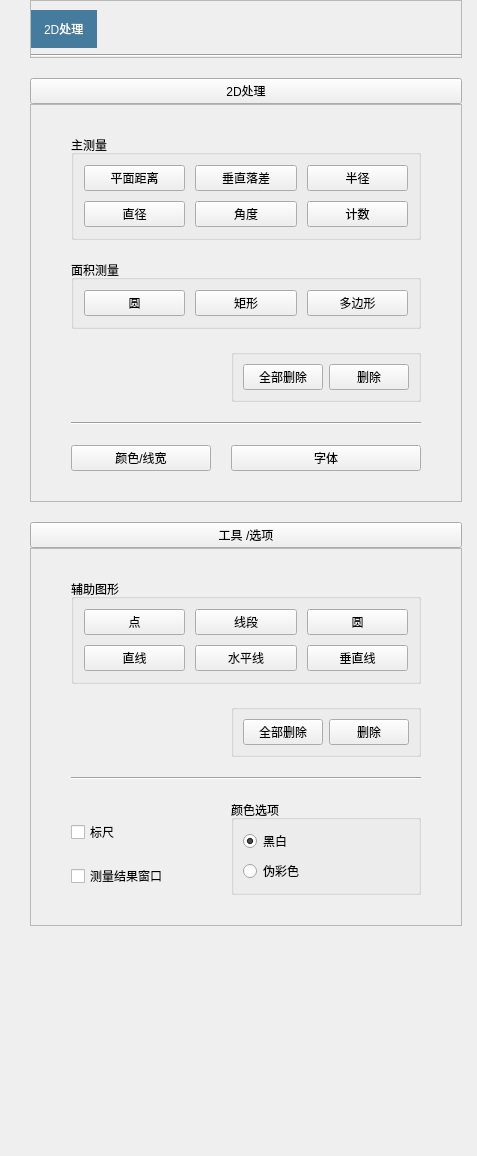
<?xml version="1.0" encoding="UTF-8"?>
<ui version="4.0">
 <class>PageProcess2D</class>
 <widget class="QWidget" name="PageProcess2D">
  <property name="geometry">
   <rect>
    <x>0</x>
    <y>0</y>
    <width>477</width>
    <height>1156</height>
   </rect>
  </property>
  <property name="windowTitle">
   <string>Form</string>
  </property>
  <layout class="QVBoxLayout" name="verticalLayout">
   <property name="spacing">
    <number>0</number>
   </property>
   <property name="leftMargin">
    <number>0</number>
   </property>
   <property name="topMargin">
    <number>0</number>
   </property>
   <property name="rightMargin">
    <number>0</number>
   </property>
   <property name="bottomMargin">
    <number>0</number>
   </property>
   <item>
    <widget class="QScrollArea" name="scrollArea">
     <property name="frameShape">
      <enum>QFrame::NoFrame</enum>
     </property>
     <property name="frameShadow">
      <enum>QFrame::Plain</enum>
     </property>
     <property name="lineWidth">
      <number>0</number>
     </property>
     <property name="verticalScrollBarPolicy">
      <enum>Qt::ScrollBarAlwaysOff</enum>
     </property>
     <property name="horizontalScrollBarPolicy">
      <enum>Qt::ScrollBarAlwaysOff</enum>
     </property>
     <property name="widgetResizable">
      <bool>true</bool>
     </property>
     <widget class="QWidget" name="scrollAreaWidgetContents">
      <property name="geometry">
       <rect>
        <x>0</x>
        <y>0</y>
        <width>483</width>
        <height>1156</height>
       </rect>
      </property>
      <layout class="QVBoxLayout" name="verticalLayout_2">
       <property name="spacing">
        <number>20</number>
       </property>
       <property name="leftMargin">
        <number>30</number>
       </property>
       <property name="topMargin">
        <number>0</number>
       </property>
       <property name="rightMargin">
        <number>15</number>
       </property>
       <property name="bottomMargin">
        <number>10</number>
       </property>
       <item>
        <widget class="QFrame" name="frame_head">
         <property name="styleSheet">
          <string notr="true">QLabel{
	padding:10px;
	background-color:#457B9D;
	font: 700 11pt &quot;等线&quot;;
	color:#FFFFFF;
}</string>
         </property>
         <property name="frameShape">
          <enum>QFrame::StyledPanel</enum>
         </property>
         <property name="frameShadow">
          <enum>QFrame::Raised</enum>
         </property>
         <layout class="QGridLayout" name="gridLayout">
          <property name="leftMargin">
           <number>0</number>
          </property>
          <property name="rightMargin">
           <number>0</number>
          </property>
          <property name="bottomMargin">
           <number>0</number>
          </property>
          <item row="0" column="1">
           <spacer name="horizontalSpacer_2">
            <property name="orientation">
             <enum>Qt::Horizontal</enum>
            </property>
            <property name="sizeHint" stdset="0">
             <size>
              <width>40</width>
              <height>20</height>
             </size>
            </property>
           </spacer>
          </item>
          <item row="0" column="0">
           <widget class="QLabel" name="label_tag">
            <property name="text">
             <string>2D处理</string>
            </property>
           </widget>
          </item>
          <item row="2" column="0" colspan="3">
           <widget class="Line" name="line">
            <property name="orientation">
             <enum>Qt::Horizontal</enum>
            </property>
           </widget>
          </item>
         </layout>
        </widget>
       </item>
       <item>
        <widget class="QWidget" name="unit_2DMeasurement" native="true">
         <property name="styleSheet">
          <string notr="true">.QWidget &gt; QPushButton{
	font: bold 12pt &quot;微软雅黑&quot;;
	color:#FFFFFF;
	border:none;
	background-color:#CED0CE;
	padding:3;
	padding-left:20;
	padding-right:20;

	text-align:left;
	icon:url(:/icons/down_arrow_white.png);
	icon-size:24px;
}

.QWidget &gt; QPushButton:checked{
	icon:url(:/icons/up_arrow_white.png);
	icon-size:24px;
}

.QWidget &gt; QFrame{
	background-color:#FFFFFF;
}</string>
         </property>
         <layout class="QVBoxLayout" name="verticalLayout_19">
          <property name="spacing">
           <number>0</number>
          </property>
          <property name="leftMargin">
           <number>0</number>
          </property>
          <property name="topMargin">
           <number>0</number>
          </property>
          <property name="rightMargin">
           <number>0</number>
          </property>
          <property name="bottomMargin">
           <number>0</number>
          </property>
          <item>
           <widget class="QPushButton" name="pushButton_MG_DrawerHandler">
            <property name="sizePolicy">
             <sizepolicy hsizetype="MinimumExpanding" vsizetype="Fixed">
              <horstretch>0</horstretch>
              <verstretch>0</verstretch>
             </sizepolicy>
            </property>
            <property name="layoutDirection">
             <enum>Qt::RightToLeft</enum>
            </property>
            <property name="styleSheet">
             <string notr="true"/>
            </property>
            <property name="text">
             <string>2D处理</string>
            </property>
            <property name="checkable">
             <bool>true</bool>
            </property>
            <property name="checked">
             <bool>false</bool>
            </property>
           </widget>
          </item>
          <item>
           <widget class="QFrame" name="frame_MG_Drawer">
            <property name="frameShape">
             <enum>QFrame::StyledPanel</enum>
            </property>
            <property name="frameShadow">
             <enum>QFrame::Raised</enum>
            </property>
            <layout class="QGridLayout" name="gridLayout_9">
             <property name="leftMargin">
              <number>40</number>
             </property>
             <property name="topMargin">
              <number>30</number>
             </property>
             <property name="rightMargin">
              <number>40</number>
             </property>
             <property name="bottomMargin">
              <number>30</number>
             </property>
             <property name="spacing">
              <number>20</number>
             </property>
             <item row="4" column="1">
              <widget class="QGroupBox" name="groupBox">
               <property name="title">
                <string/>
               </property>
               <layout class="QHBoxLayout" name="horizontalLayout">
                <item>
                 <widget class="QPushButton" name="pushButton_MG_deleteAll">
                  <property name="text">
                   <string>全部删除</string>
                  </property>
                  <property name="checkable">
                   <bool>false</bool>
                  </property>
                 </widget>
                </item>
                <item>
                 <widget class="QPushButton" name="pushButton_MG_delete">
                  <property name="text">
                   <string>删除</string>
                  </property>
                  <property name="checkable">
                   <bool>true</bool>
                  </property>
                 </widget>
                </item>
               </layout>
              </widget>
             </item>
             <item row="7" column="1">
              <widget class="QPushButton" name="pushButton_MG_font">
               <property name="text">
                <string>字体</string>
               </property>
              </widget>
             </item>
             <item row="7" column="0">
              <widget class="QPushButton" name="pushButton_MG_colorAndLineWidth">
               <property name="text">
                <string>颜色/线宽</string>
               </property>
              </widget>
             </item>
             <item row="5" column="0" colspan="2">
              <widget class="Line" name="line_4">
               <property name="orientation">
                <enum>Qt::Horizontal</enum>
               </property>
              </widget>
             </item>
             <item row="1" column="0" colspan="2">
              <widget class="QGroupBox" name="groupBox_AM">
               <property name="title">
                <string>面积测量</string>
               </property>
               <layout class="QGridLayout" name="gridLayout_22">
                <property name="leftMargin">
                 <number>10</number>
                </property>
                <property name="topMargin">
                 <number>10</number>
                </property>
                <property name="rightMargin">
                 <number>10</number>
                </property>
                <property name="bottomMargin">
                 <number>10</number>
                </property>
                <property name="spacing">
                 <number>10</number>
                </property>
                <item row="0" column="1">
                 <widget class="QPushButton" name="pushButton_AM_rect">
                  <property name="text">
                   <string>矩形</string>
                  </property>
                  <property name="checkable">
                   <bool>true</bool>
                  </property>
                  <property name="autoExclusive">
                   <bool>false</bool>
                  </property>
                 </widget>
                </item>
                <item row="0" column="0">
                 <widget class="QPushButton" name="pushButton_AM_circle">
                  <property name="text">
                   <string>圆</string>
                  </property>
                  <property name="checkable">
                   <bool>true</bool>
                  </property>
                 </widget>
                </item>
                <item row="0" column="2">
                 <widget class="QPushButton" name="pushButton_AM_polygon">
                  <property name="text">
                   <string>多边形</string>
                  </property>
                  <property name="checkable">
                   <bool>true</bool>
                  </property>
                  <property name="autoExclusive">
                   <bool>false</bool>
                  </property>
                 </widget>
                </item>
               </layout>
              </widget>
             </item>
             <item row="0" column="0" colspan="2">
              <widget class="QGroupBox" name="groupBox_MM">
               <property name="acceptDrops">
                <bool>false</bool>
               </property>
               <property name="title">
                <string>主测量</string>
               </property>
               <property name="checkable">
                <bool>false</bool>
               </property>
               <layout class="QGridLayout" name="gridLayout_14">
                <property name="leftMargin">
                 <number>10</number>
                </property>
                <property name="topMargin">
                 <number>10</number>
                </property>
                <property name="rightMargin">
                 <number>10</number>
                </property>
                <property name="bottomMargin">
                 <number>10</number>
                </property>
                <property name="spacing">
                 <number>10</number>
                </property>
                <item row="0" column="0">
                 <widget class="QPushButton" name="pushButton_MM_deltaXY">
                  <property name="text">
                   <string>平面距离</string>
                  </property>
                  <property name="checkable">
                   <bool>true</bool>
                  </property>
                  <property name="autoExclusive">
                   <bool>false</bool>
                  </property>
                 </widget>
                </item>
                <item row="1" column="0">
                 <widget class="QPushButton" name="pushButton_MM_diameter">
                  <property name="text">
                   <string>直径</string>
                  </property>
                  <property name="checkable">
                   <bool>true</bool>
                  </property>
                  <property name="autoExclusive">
                   <bool>false</bool>
                  </property>
                 </widget>
                </item>
                <item row="1" column="2">
                 <widget class="QPushButton" name="pushButton_MM_count">
                  <property name="text">
                   <string>计数</string>
                  </property>
                  <property name="checkable">
                   <bool>true</bool>
                  </property>
                  <property name="checked">
                   <bool>false</bool>
                  </property>
                  <property name="autoExclusive">
                   <bool>false</bool>
                  </property>
                 </widget>
                </item>
                <item row="1" column="1">
                 <widget class="QPushButton" name="pushButton_MM_radian">
                  <property name="text">
                   <string>角度</string>
                  </property>
                  <property name="checkable">
                   <bool>true</bool>
                  </property>
                  <property name="autoExclusive">
                   <bool>false</bool>
                  </property>
                 </widget>
                </item>
                <item row="0" column="2">
                 <widget class="QPushButton" name="pushButton_MM_radius">
                  <property name="text">
                   <string>半径</string>
                  </property>
                  <property name="checkable">
                   <bool>true</bool>
                  </property>
                  <property name="checked">
                   <bool>false</bool>
                  </property>
                  <property name="autoExclusive">
                   <bool>false</bool>
                  </property>
                 </widget>
                </item>
                <item row="0" column="1">
                 <widget class="QPushButton" name="pushButton_MM_deltaZ">
                  <property name="text">
                   <string>垂直落差</string>
                  </property>
                  <property name="checkable">
                   <bool>true</bool>
                  </property>
                  <property name="checked">
                   <bool>false</bool>
                  </property>
                  <property name="autoRepeat">
                   <bool>false</bool>
                  </property>
                  <property name="autoExclusive">
                   <bool>false</bool>
                  </property>
                 </widget>
                </item>
               </layout>
              </widget>
             </item>
            </layout>
           </widget>
          </item>
         </layout>
        </widget>
       </item>
       <item>
        <widget class="QWidget" name="unit_tools" native="true">
         <property name="styleSheet">
          <string notr="true">.QWidget &gt; QPushButton{
	font: bold 12pt &quot;微软雅黑&quot;;
	color:#FFFFFF;
	border:none;
	background-color:#CED0CE;
	padding:3;
	padding-left:20;
	padding-right:20;

	text-align:left;
	icon:url(:/icons/down_arrow_white.png);
	icon-size:24px;
}

.QWidget &gt; QPushButton:checked{
	icon:url(:/icons/up_arrow_white.png);
	icon-size:24px;
}

.QWidget &gt; QFrame{
	background-color:#FFFFFF;
}</string>
         </property>
         <layout class="QVBoxLayout" name="verticalLayout_26">
          <property name="spacing">
           <number>0</number>
          </property>
          <property name="leftMargin">
           <number>0</number>
          </property>
          <property name="topMargin">
           <number>0</number>
          </property>
          <property name="rightMargin">
           <number>0</number>
          </property>
          <property name="bottomMargin">
           <number>0</number>
          </property>
          <item>
           <widget class="QPushButton" name="pushButton_toolDrawerHandler">
            <property name="sizePolicy">
             <sizepolicy hsizetype="MinimumExpanding" vsizetype="Fixed">
              <horstretch>0</horstretch>
              <verstretch>0</verstretch>
             </sizepolicy>
            </property>
            <property name="layoutDirection">
             <enum>Qt::RightToLeft</enum>
            </property>
            <property name="styleSheet">
             <string notr="true"/>
            </property>
            <property name="text">
             <string>工具 /选项</string>
            </property>
            <property name="checkable">
             <bool>true</bool>
            </property>
            <property name="checked">
             <bool>false</bool>
            </property>
           </widget>
          </item>
          <item>
           <widget class="QFrame" name="frame_toolsDrawer">
            <property name="frameShape">
             <enum>QFrame::StyledPanel</enum>
            </property>
            <property name="frameShadow">
             <enum>QFrame::Raised</enum>
            </property>
            <layout class="QGridLayout" name="gridLayout_25">
             <property name="leftMargin">
              <number>40</number>
             </property>
             <property name="topMargin">
              <number>30</number>
             </property>
             <property name="rightMargin">
              <number>40</number>
             </property>
             <property name="bottomMargin">
              <number>30</number>
             </property>
             <property name="spacing">
              <number>20</number>
             </property>
             <item row="0" column="0" colspan="3">
              <widget class="QGroupBox" name="groupBox_auxiliaryGraph">
               <property name="title">
                <string>辅助图形</string>
               </property>
               <layout class="QGridLayout" name="gridLayout_24">
                <property name="leftMargin">
                 <number>10</number>
                </property>
                <property name="topMargin">
                 <number>10</number>
                </property>
                <property name="rightMargin">
                 <number>10</number>
                </property>
                <property name="bottomMargin">
                 <number>10</number>
                </property>
                <property name="spacing">
                 <number>10</number>
                </property>
                <item row="0" column="0">
                 <widget class="QPushButton" name="pushButton_AG_dot">
                  <property name="text">
                   <string>点</string>
                  </property>
                  <property name="checkable">
                   <bool>true</bool>
                  </property>
                 </widget>
                </item>
                <item row="3" column="1">
                 <spacer name="verticalSpacer_2">
                  <property name="orientation">
                   <enum>Qt::Vertical</enum>
                  </property>
                  <property name="sizeHint" stdset="0">
                   <size>
                    <width>20</width>
                    <height>40</height>
                   </size>
                  </property>
                 </spacer>
                </item>
                <item row="4" column="1">
                 <spacer name="verticalSpacer_3">
                  <property name="orientation">
                   <enum>Qt::Vertical</enum>
                  </property>
                  <property name="sizeHint" stdset="0">
                   <size>
                    <width>20</width>
                    <height>40</height>
                   </size>
                  </property>
                 </spacer>
                </item>
                <item row="0" column="1">
                 <widget class="QPushButton" name="pushButton_AG_lineSegment">
                  <property name="text">
                   <string>线段</string>
                  </property>
                  <property name="checkable">
                   <bool>true</bool>
                  </property>
                 </widget>
                </item>
                <item row="0" column="2">
                 <widget class="QPushButton" name="pushButton_AG_circle">
                  <property name="text">
                   <string>圆</string>
                  </property>
                  <property name="checkable">
                   <bool>true</bool>
                  </property>
                 </widget>
                </item>
                <item row="1" column="2">
                 <widget class="QPushButton" name="pushButton_AG_verticalLine">
                  <property name="text">
                   <string>垂直线</string>
                  </property>
                  <property name="checkable">
                   <bool>true</bool>
                  </property>
                 </widget>
                </item>
                <item row="1" column="1">
                 <widget class="QPushButton" name="pushButton_AG_horizontalLine">
                  <property name="text">
                   <string>水平线</string>
                  </property>
                  <property name="checkable">
                   <bool>true</bool>
                  </property>
                 </widget>
                </item>
                <item row="1" column="0">
                 <widget class="QPushButton" name="pushButton_AG_line">
                  <property name="text">
                   <string>直线</string>
                  </property>
                  <property name="checkable">
                   <bool>true</bool>
                  </property>
                 </widget>
                </item>
               </layout>
              </widget>
             </item>
             <item row="2" column="0" colspan="3">
              <widget class="Line" name="line_2">
               <property name="orientation">
                <enum>Qt::Horizontal</enum>
               </property>
              </widget>
             </item>
             <item row="1" column="2">
              <widget class="QGroupBox" name="groupBox_2">
               <property name="title">
                <string/>
               </property>
               <layout class="QHBoxLayout" name="horizontalLayout_2">
                <item>
                 <widget class="QPushButton" name="pushButton_AG_deleteAll">
                  <property name="text">
                   <string>全部删除</string>
                  </property>
                 </widget>
                </item>
                <item>
                 <widget class="QPushButton" name="pushButton_AG_delete">
                  <property name="text">
                   <string>删除</string>
                  </property>
                  <property name="checkable">
                   <bool>true</bool>
                  </property>
                 </widget>
                </item>
               </layout>
              </widget>
             </item>
             <item row="3" column="2" rowspan="2">
              <widget class="QGroupBox" name="groupBox_colorOption">
               <property name="title">
                <string>颜色选项</string>
               </property>
               <layout class="QVBoxLayout" name="verticalLayout_3">
                <item>
                 <widget class="QRadioButton" name="radioButton_grayscale">
                  <property name="text">
                   <string>黑白</string>
                  </property>
                  <property name="checked">
                   <bool>true</bool>
                  </property>
                 </widget>
                </item>
                <item>
                 <widget class="QRadioButton" name="radioButton_pseudoColor">
                  <property name="text">
                   <string>伪彩色</string>
                  </property>
                 </widget>
                </item>
               </layout>
              </widget>
             </item>
             <item row="3" column="0" rowspan="2" colspan="2">
              <layout class="QVBoxLayout" name="verticalLayout_5">
               <property name="topMargin">
                <number>20</number>
               </property>
               <property name="bottomMargin">
                <number>5</number>
               </property>
               <item>
                <widget class="QCheckBox" name="checkBox_scaler">
                 <property name="text">
                  <string>标尺</string>
                 </property>
                </widget>
               </item>
               <item>
                <widget class="QCheckBox" name="checkBox_resultDialog">
                 <property name="text">
                  <string>测量结果窗口</string>
                 </property>
                </widget>
               </item>
              </layout>
             </item>
            </layout>
           </widget>
          </item>
         </layout>
        </widget>
       </item>
       <item>
        <spacer name="verticalSpacer">
         <property name="orientation">
          <enum>Qt::Vertical</enum>
         </property>
         <property name="sizeHint" stdset="0">
          <size>
           <width>20</width>
           <height>10000</height>
          </size>
         </property>
        </spacer>
       </item>
      </layout>
     </widget>
    </widget>
   </item>
  </layout>
 </widget>
 <resources/>
 <connections>
  <connection>
   <sender>pushButton_MG_DrawerHandler</sender>
   <signal>clicked(bool)</signal>
   <receiver>frame_MG_Drawer</receiver>
   <slot>setHidden(bool)</slot>
   <hints>
    <hint type="sourcelabel">
     <x>79</x>
     <y>78</y>
    </hint>
    <hint type="destinationlabel">
     <x>67</x>
     <y>120</y>
    </hint>
   </hints>
  </connection>
  <connection>
   <sender>pushButton_toolDrawerHandler</sender>
   <signal>clicked(bool)</signal>
   <receiver>frame_toolsDrawer</receiver>
   <slot>setHidden(bool)</slot>
   <hints>
    <hint type="sourcelabel">
     <x>53</x>
     <y>493</y>
    </hint>
    <hint type="destinationlabel">
     <x>58</x>
     <y>705</y>
    </hint>
   </hints>
  </connection>
 </connections>
</ui>
